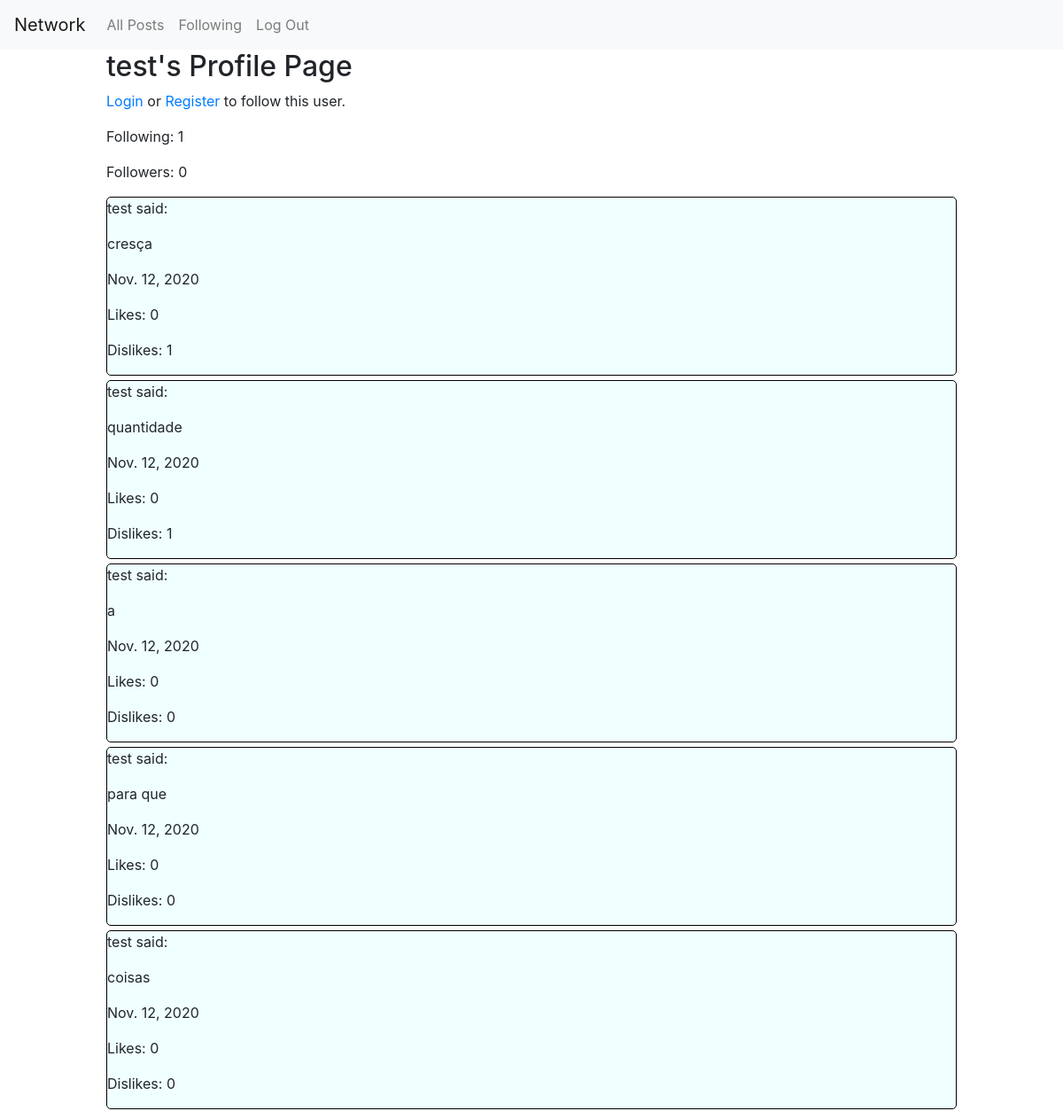
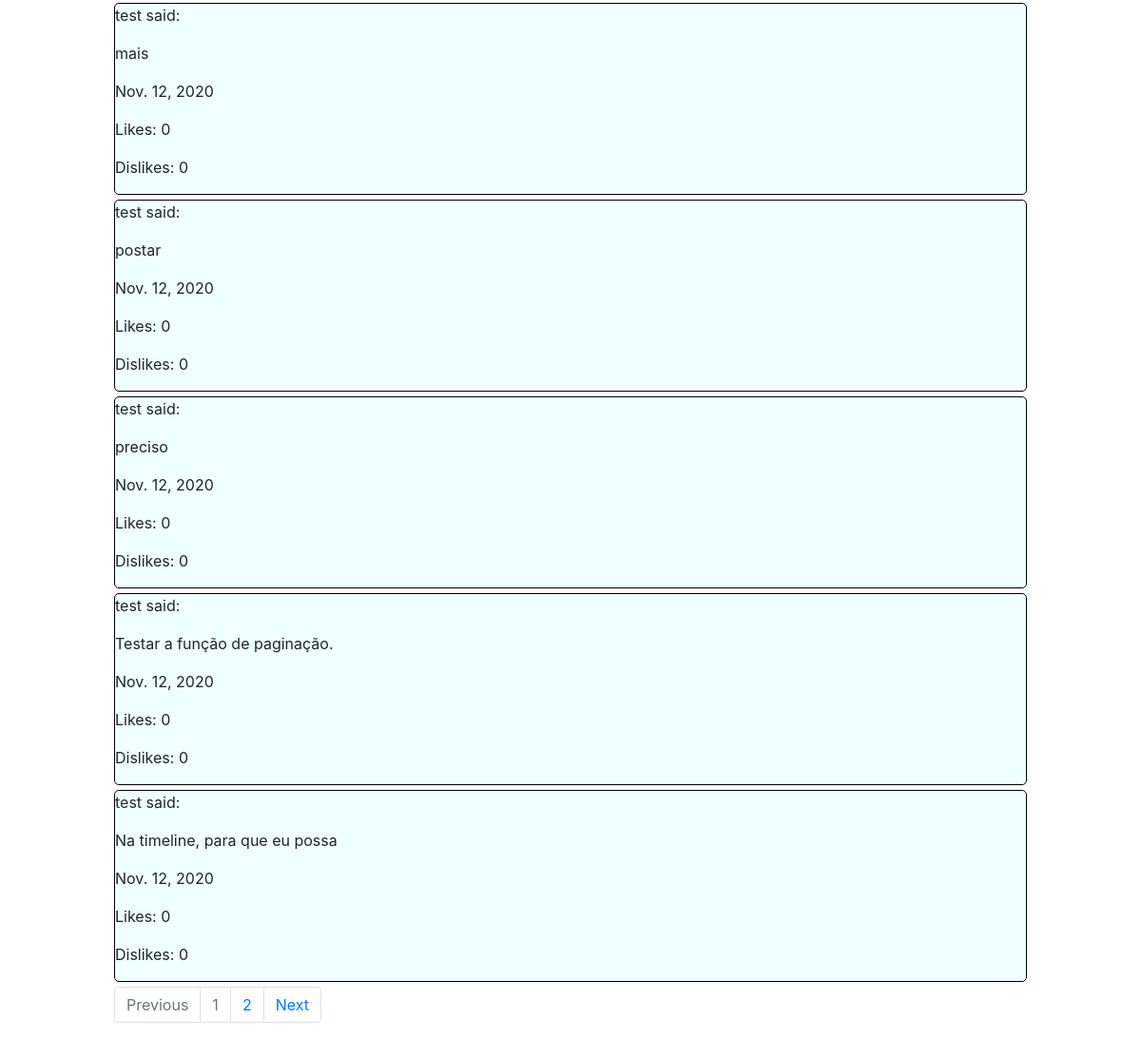
/user/2, run on the app's committed database (2 pictures, top to bottom).
### network/models.py (models this page shows, shortened)
class User(AbstractUser):
    pass

class Follow(models.Model):
    user = models.OneToOneField(User, on_delete=models.CASCADE, null=False, blank=False, related_name="follow_status")
    followers = models.ManyToManyField(User, blank=True, related_name="follows")
    following = models.ManyToManyField(User, blank=True, related_name="followed")

class Post(models.Model):
    user = models.ForeignKey(User, on_delete=models.CASCADE, null=False, blank=False, related_name="user")
    post = models.TextField(max_length=240, null=False, blank=False)
    time = models.DateField(null=False, blank=False)
    likes = models.ManyToManyField(User, related_name="liked", blank=True)
    dislikes = models.ManyToManyField(User, related_name="disliked", blank=True)

### network/views.py (the view, shortened to what this page needs)
# urls.py: path("user/<int:user_id>", views.profile, name="profile"),
def profile(request, user_id, page_number=""):
    user = User.objects.get(pk=user_id)
    objects = all_posts(user=user)
    posts = Paginator(objects, 10)
    if page_number:
        page = posts.page(int(page_number))
    else:
        page = posts.page(1)
    follow_data = Follow.objects.get(user=user)
    return render(request, "network/profile.html", {
        "posts": page,
        "user": user,
        "follow": follow_data,
    })

### network/views.py (called while the page is built)
def all_posts(user=""):
    if user:
        posts = Post.objects.filter(user=user)
    else:
        posts = Post.objects.all()
    posts = posts[::-1]
    return posts

### network/templates/network/profile.html (shortened to what this page needs)
{% extends "network/layout.html" %}
{% block body %}
    <div id="profile-info">
        <h2>{{ user.username }}'s Profile Page</h2>
        {% if request.user.is_authenticated and request.user != user %}
            {% if follow_status %}
            <button id="followStatusBtn" class="btn btn-danger" data-followStatus="{{ follow_status }}" data-userid="{{ user.id }}">Unfollow</button>
            {% else %}
            <button id="followStatusBtn" class="btn btn-primary" data-followStatus="{{ follow_status }}" data-userid="{{ user.id }}">Follow</button>
            {% endif %}
        {% elif not request.user.is_authenticated %}
            <p><a href="{% url 'login' %}">Login</a> or <a href="{% url 'register' %}">Register</a> to follow this user.</p>
        {% endif %}
        <p>Following: {{ follow.following.all | length }}</p>
        <p>Followers: <span id="followersCount">{{ follow.followers.all | length }}</span></p>
    </div>
    <div class="all-posts">
        {% for post in posts %}
            <div class="post" data-postid="{{ post.id }}">
                <p>{{ post.user }} said:</p>
                <p>{{ post.post }}</p>
                <p>{{ post.time }}</p>
                <p>Likes: <span class="likeCount">{{ post.likes.all | length }}</span></p>
                <p>Dislikes: <span class="dislikeCount">{{ post.dislikes.all | length }}</span></p>
            </div>
        {% empty %}
            <div>Nothing posted yet.</div>
        {% endfor %}
    </div>
    {% if posts.has_previous or posts.has_next %}
    <nav id="page-navigation">
        <ul class="pagination">
            {% if posts.has_previous %}
                {% if posts.previous_page_number == 1 %}
                    <li class="page-item"><a class="page-link" href="{% url 'profile' user.id %}">Previous</a></li>
                {% else %}
                    <li class="page-item"><a class="page-link" href="{% url 'profile' user.id posts.previous_page_number %}">Previous</a></li>
                {% endif %}
            {% else %}
                <li class="page-item disabled"><a class="page-link" href="#">Previous</a></li>
            {% endif %}
            {% if posts.number == 1 %}
                <li class="page-item disabled"><a class="page-link" href="{% url 'profile' user.id %}">{{ posts.number }}</a></li>
                {% else %}
                <li class="page-item disabled"><a class="page-link" href="{% url 'profile' user.id posts.number %}">{{ posts.number }}</a></li>
            {% endif %}
            {% if posts.has_next %}
                <li class="page-item"><a class="page-link" href="{% url 'profile' user.id posts.next_page_number %}">{{ posts.next_page_number}}</a></li>
                <li class="page-item"><a class="page-link" href="{% url 'profile' user.id posts.next_page_number %}">Next</a></li>
            {% else %}
                <li class="page-item disabled"><a class="page-link" href="#">Next</a></li>
            {% endif %}
        </ul>
      </nav>
      {% endif %}
{% endblock %}

### network/static/network/styles.css (style rules this page uses)
.post { border: 1px solid black; border-radius: 5px; background-color: azure; margin: auto; margin-bottom: 5px; }

### data on the page
User: username "test"
Follow: following.all|length "1", followers.all|length "0"
Post: user "test", post "cresça", time "Nov. 12, 2020", likes.all|length "0", dislikes.all|length "1"
Post: user "test", post "quantidade", time "Nov. 12, 2020", likes.all|length "0", dislikes.all|length "1"
Post: user "test", post "a", time "Nov. 12, 2020", likes.all|length "0", dislikes.all|length "0"
Post: user "test", post "para que", time "Nov. 12, 2020", likes.all|length "0", dislikes.all|length "0"
Post: user "test", post "coisas", time "Nov. 12, 2020", likes.all|length "0", dislikes.all|length "0"
Post: user "test", post "mais", time "Nov. 12, 2020", likes.all|length "0", dislikes.all|length "0"
Post: user "test", post "postar", time "Nov. 12, 2020", likes.all|length "0", dislikes.all|length "0"
Post: user "test", post "preciso", time "Nov. 12, 2020", likes.all|length "0", dislikes.all|length "0"
Post: user "test", post "Testar a função de paginação.", time "Nov. 12, 2020", likes.all|length "0", dislikes.all|length "0"
Post: user "test", post "Na timeline, para que eu possa", time "Nov. 12, 2020", likes.all|length "0", dislikes.all|length "0"

### other printed values
{{ posts.number }} "1"
{{ posts.next_page_number }} "2"
